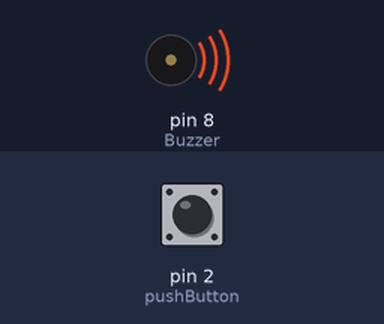
This sketch was run on a simulated Arduino Uno, built with avr-gcc and run on an emulated ATmega328P. On the bench: buzzer (waves = sounding). Inputs (shaded band) come from the test bench; at power-on: pin 2 (pushButton) LOW.

Above: at 0.2 s.
Timing chart, 0 to 3.0 s (numbered marks = the images above):
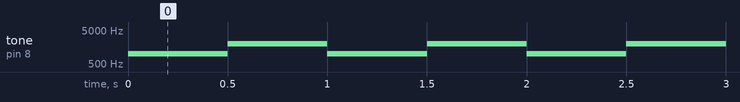

The sketch:

Les_7.ino
```cpp
int const pushButton = 2;
int const Buzzer = 8;

void setup()
{

  pinMode(pushButton, INPUT);
  pinMode(Buzzer, OUTPUT);
}

void loop()
{
  bool buttonState = digitalRead(pushButton);    // 'bool' is better than 'int' here - smaller.

  //    Serial.println(buttonState);  // I commented this out, because it would result in a constant fast
  // stream of serial prints.
  //    delay(1);                     // This delay achieves nothing, so I removed it
  if (buttonState == HIGH)
  {
    digitalWrite(Buzzer, HIGH);
  }
  else                            // if (buttonState == 0) // no need for this. 'else' is better here.
  {
    digitalWrite(Buzzer, LOW);
    tone(Buzzer, 1000);
    delay(500);
    tone(Buzzer, 2000);
    delay(500);
  }
}
```

Measured:
- by itself, tone on pin 8 (Buzzer): alternates 2000 Hz for 0.50 s and 1000 Hz for 0.50 s
